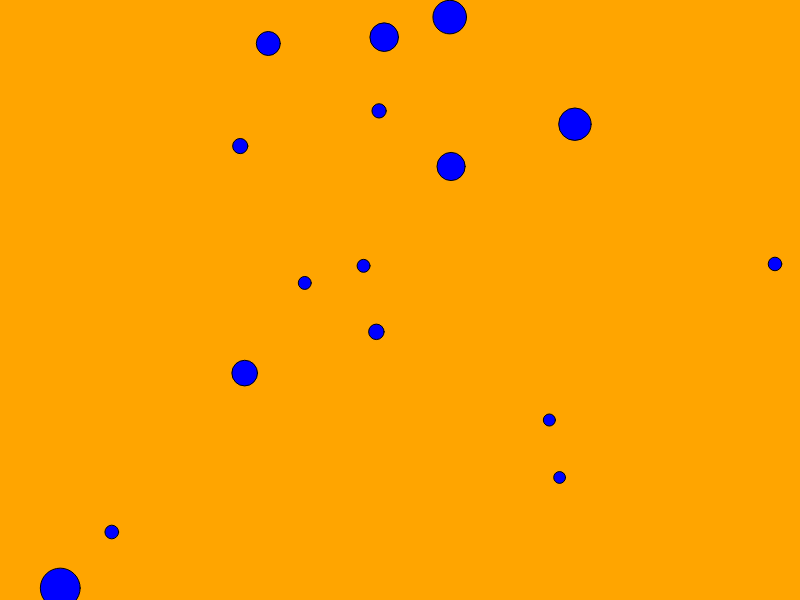
Frame 1 (no input)
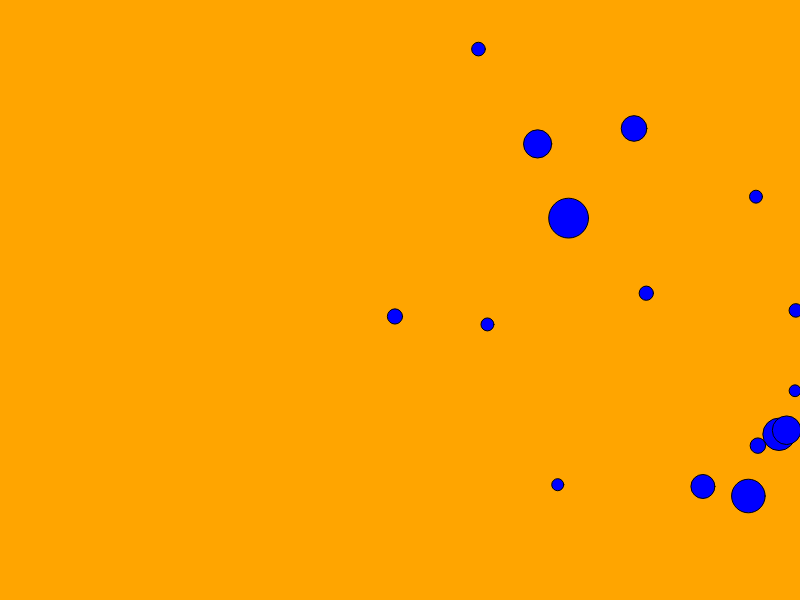
Frame 60 (no input)
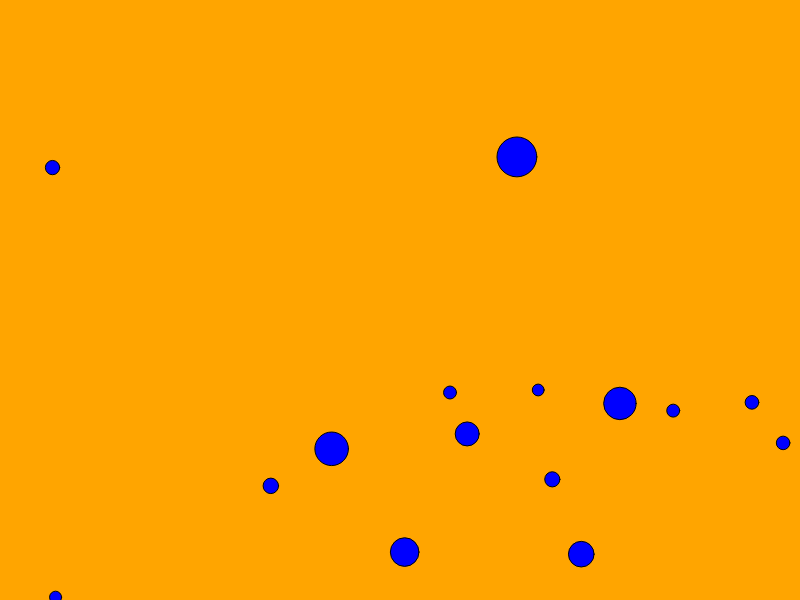
Frame 120 (the mouse pressed at the canvas centre since frame 60)

The p5.js sketch that drew these frames (run headless with seeded random() and noise() and a simulated clock; from frame 60 on, the mouse is pressed at the canvas centre):

// p5.js sketch
// ── sketch.js
// GRAVITY BOUNCER - BASIC
"use strict";

// Declare Global Variables

let balls;

let GREY = 80;
let RED = "#bb2a27";
let GREEN = "#8cc542";
let BLUE = "#28a9e0";
let ORANGE = "#faaf3b";
let BROWN = "#aa6c39";

// SETUP FUNCTION - Runs once at beginning of program
function setup() {
	createCanvas(800, 600);
	
	// Initialize Global Variables
	balls = [];
	for (let n = 0; n < 800 ; n+= 50){
		balls.push(new ball(random(800), random(600)));
		console.log(balls);
	}
}

// DRAW FUNCTION - Loops @ 60FPS by default
function draw() {
	background("orange");

	for(let i = 0; i < balls.length; i++){
		balls[i].move();
		balls[i].show();
	}
	
}

function keyPressed(){
	ball.key();
}

// ── ball.js
class ball{
    constructor(x,y){
        this.x = x;
        this.y = y;
        this.r = random(5,20);
        this.xSpeed = random(10);
        this.ySpeed = 0;
        this.a = 0.5;
        this.launchSpeed = random(-30, -10);
    }

    move(){
        // Move & Bounce
        this.y += this.ySpeed; // Move
        this.ySpeed += this.a; // Accelerate
        if (this.y + this.r > height) {
            this.ySpeed = this.launchSpeed; // Bounce
        }

        this.x += this.xSpeed;
		if (this.x < 0 || this.x > width) {
			this.xSpeed = -this.xSpeed;
		}
    }

    show(){
        	
	// Draw Gravity Bouncer
	fill("BLUE");
	ellipse(this.x, this.y, 2 * this.r);
    }

    // daniel codes
    clicked(x,y){
        let d = dist(x, y, this.x, this.y)
        if (d < this.r){   
            return true;
        } else {
            return false;
        }
    }

}

// ── player.js

class jumpingPlayer{
	constructor(x, y, col, lk, rk, uk,){
		this.x = x;
		this.y = y;
		this.w = 20;
		this.h = 20;
		this.xSpeed = 10;
		this.ySpeed = 10;
		this.a = 1;
		this.col = col;
		this.leftKey =  lk;
		this.rightKey = rk;
		this.upKey = uk;
		
	}
	// methods
	move(){
		// Move Horizontally on Key is Down
		if (keyIsDown(this.leftKey)) {
			this.x += -this.xSpeed;
			// check for left wall
			if (this.x < 0 ) {
				this.x = 0; 
			}
		} else if (keyIsDown(this.rightKey)) {
			this.x += this.xSpeed;
			// Check for Right Wall
			if (this.x + this.w > 800) {
				this.x = 800 - this.w;
			}
		}

		// Move Vertically - Gravity
		this.y += this.ySpeed; // Move Vertically
		this.ySpeed += this.a; // Apply Gravity
		if (this.y + this.h > height) {
			// Land on Ground
			this.y = height - this.h;
        }
	}
	show(){
		// Draw Player
		noStroke();
		fill(this.col);
		rect(this.x, this.y, this.w, this.h);
	}
	jump(){
		// Jump on UP_ARROW
		if (keyCode == this.upKey) {
			this.ySpeed = -20;
		}
    }
    
}
